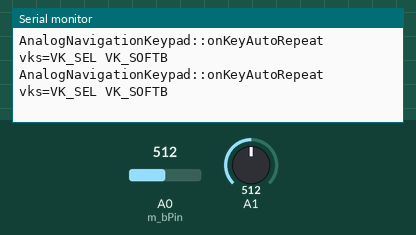
Recording of a sketch running on a simulated Arduino Leonardo, built with avr-gcc and run on an emulated ATmega32U4. Shown: the last lines printed to the serial monitor. The inputs (shaded band) are chosen by the test bench; at power-on: A1 = 512, A0 (m_bPin) = 512.

Above: at 2.2 s.
2.3 s: A1 set to 836
At 4.37 s:
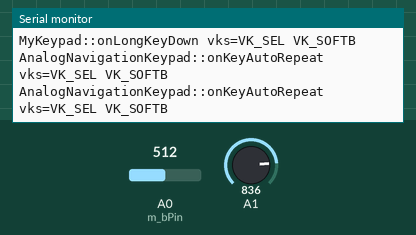
5.3 s: A1 set to 862
At 8.2 s:
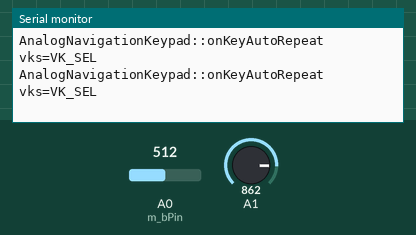
8.3 s: A0 (m_bPin) set to 940
9.8 s: A0 (m_bPin) set to 965
At 10.7 s:
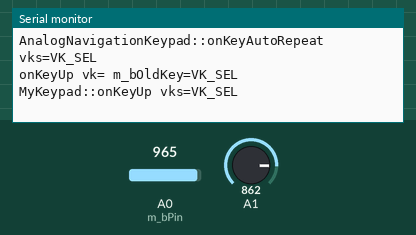

Measured:
- the behaviour switches between 852 and 853 on A1 (found by bisection; images 1 and 2)
- the behaviour switches between 950 and 951 on A0 (m_bPin) (found by bisection; images 2 and 3)
- after the input at 5.3 s, the serial monitor: prints a new line after 0.05 s (image 2)
- after the input at 9.8 s, the serial monitor: prints a new line at once (image 3)

The sketch:

AnalogNavigationKeyPad.ino
```cpp
#include "Trace.h"
#include "AnalogNavigationKeyPad.h"

class MyKeypad : public AnalogNavigationKeypad
{
public:
  MyKeypad(uint8_t bPin1, uint8_t bPin2) : AnalogNavigationKeypad(bPin1, bPin2) {}

  /** call backs */
  bool onKeyDown(uint8_t vks)
  {
    DEBUG_PRINT("MyKeypad::onKeyDown vks="); DEBUG_PRINTLN(getKeyNames(vks));
    return false;
  }
  bool onLongKeyDown(uint8_t vks)
  {
    DEBUG_PRINT("MyKeypad::onLongKeyDown vks="); DEBUG_PRINTLN(getKeyNames(vks));
    return false;
  }
  bool onKeyUp(uint8_t vks)
  {
    DEBUG_PRINT("MyKeypad::onKeyUp vks="); DEBUG_PRINTLN(getKeyNames(vks));
    return false;
  }

};

MyKeypad g_kp(A0, A1);


void setup()
{
  Serial.begin(115200);

  delay(1000);
  //while(!Serial)  ; // wait for serial port to connect. Needed for Leonardo only
  DEBUG_PRINTLN("AnalogNavigationKeypad test!");
}

void loop()
{
  unsigned long now = millis();
  g_kp.getAndDispatchKey(now);
  delay(1);
}
```

AnalogNavigationKeyPad.cpp
```cpp
#define NOTRACE 1
#include <Arduino.h>
#include "AnalogNavigationKeypad.h"
#include "Trace.h"

/**
 * Globals: simple analog keypad is connected to pins A1 and A2 so that,e.g. up and left could be pressed simultaneously
 */

static const char *getKeyNames(uint8_t vks)
{
  static char buf[40];
  buf[0] = '\0';
  if(vks & VK_UP)
    strcat(buf, "VK_UP ");
  if(vks & VK_DOWN)
    strcat(buf, "VK_DOWN ");
  if(vks & VK_LEFT)
    strcat(buf, "VK_LEFT ");
  if(vks & VK_RIGHT)
    strcat(buf, "VK_RIGHT ");
  if(vks & VK_SEL)
    strcat(buf, "VK_SEL ");
  if(vks & VK_SOFTA)
    strcat(buf, "VK_SOFTA ");
  if(vks & VK_SOFTB)
    strcat(buf, "VK_SOFTB ");
  return buf;
}


/*#ifndef  NODEBUG
static const char *getKeyName(uint8_t vk) {
  switch(vk) {
    case VK_NONE: return "VK_NONE";
    case VK_RIGHT: return "VK_RIGHT";
    case VK_UP: return "VK_UP";
    case VK_DOWN: return "VK_DOWN";
    case VK_LEFT: return "VK_LEFT";
    case VK_SEL: return "VK_SEL";
    case VK_SOFTA: return "VK_SOFTA";
    case VK_SOFTB: return "VK_SOFTB";
  }
  return "VK_???";
}
#endif*/

/**
 *  KeypadChannel class implementation
 */
/**
 * get one of VK_xxx
 * Values are 0, 512
 */
uint8_t KeypadChannel::getKey2(int16_t iReading)
{
  // 1st option for speed reasons since it will be the most likely result
  if(iReading > 760) { // 512 + 512/2
    //DEBUG_PRINTLN("Keypad::getKey2() => VK_NONE");
    return VK_NONE;
  }
  if(iReading < 256) { // 512/2
    //DEBUG_PRINTLN("Keypad::getKey2() => m_vk[0]");
    return m_vk[0];
  }
  //DEBUG_PRINTLN("Keypad::getKey2() => m_vk[1]");
  return m_vk[1];
}

/**
 * get one of VK_xxx
 * Values are 0, 341, 682
 * e.g. VK_UP, VK_DOWN, VK_SOFTB
 */
uint8_t KeypadChannel::getKey3(int16_t iReading)
{
  //DEBUG_PRINT("KeypadChannel::getKey3, iReading=0x"); DEBUG_PRINTHEX(iReading);
  // 1st option for speed reasons since it will be the most likely result
  if(iReading > 852) { // 682 + 341/2
    //DEBUG_PRINTLN(" => VK_NONE");
    return VK_NONE;
  }
  if(iReading < 170) { // 341/2
    //DEBUG_PRINTLN(" => m_vk[0]"); // 1
    return m_vk[0];
  }
  if(iReading < 511) { // 341 + 341/2
    //DEBUG_PRINTLN(" => m_vk[1]"); // 355
    return m_vk[1];
  }
  //DEBUG_PRINTLN(" => m_vk[2]"); // 680
  return m_vk[2];
}
/**
 *  get one of VK_xxx
 *  e.g. VK_RIGHT, VK_LEFT, VK_SEL, VK_SOFTA
 */
uint8_t KeypadChannel::getKey4(int16_t iReading)
{
  //DEBUG_PRINT("KeypadChannel::getKey4, iReading=0x"); DEBUG_PRINTHEX(iReading);
  // 1st option for speed reasons since it will be the most likely result
  if(iReading > 950) {
    //DEBUG_PRINTLN(" => VK_NONE");
    return VK_NONE;
  }
  if(iReading < 76) {
    //DEBUG_PRINTLN(" => m_vk[0]"); // 0
    return m_vk[0];
  }
  if(iReading < 352) { // (223+481)/2 = 352
    //DEBUG_PRINTLN(" => m_vk[1]"); // 223
    return m_vk[1];
  }
  if(iReading < 618) { // (481+755)/2 = 618
    //DEBUG_PRINTLN(" => m_vk[2]"); // 481
    return m_vk[2];
  }
  //DEBUG_PRINTLN(" => m_vk[3]"); // 755
  return m_vk[3];
}

/**
 * get one of VK_xxx
 */
uint8_t KeypadChannel::getKey()
{
  //analogRead(m_bPin);                     // switch the channel to m_bPin and hold for 104µs
  int adc_key_in = analogRead(m_bPin);    // read the value from the sensor
  // 1st option for speed reasons since it will be the most likely result
  if(adc_key_in > 950) {
    //DEBUG_PRINTLN("Keypad::getKey() => VK_NONE");
    return VK_NONE;
  }
  //DEBUG_PRINT("analogRead(m_bPin="); DEBUG_PRINTDEC(m_bPin); DEBUG_PRINT(") =>"); DEBUG_PRINTDEC(adc_key_in); DEBUG_PRINTLN("");
  switch(m_uKeys)
  {
    case 2:
      return getKey2(adc_key_in);
    case 3:
      return getKey3(adc_key_in);
    case 4:
      return getKey4(adc_key_in);
    default:
      DEBUG_PRINTLN("KeypadChannel::getKey() wrong m_uKeys");
  }
  return VK_NONE;
}

bool KeypadChannel::getAndDispatchKey(unsigned long ulNow, AnalogNavigationKeypad *p, uint8_t uKeyOtherChannel)
{
  // get out if we are bouncing!
  if(ulNow < m_ulBounceSubsided)
    return false;

  bool bRes = false;
  uint8_t vk = getKey();
  if(vk == m_bOldKey)
  {
    if(vk == VK_NONE)
    {
      if(!p->isUserLongInactive(ulNow))
        return false;
      bRes = p->onUserInActivity(ulNow);
      p->onUserActivity(ulNow);
      return bRes;

    }
    // fire auto repeat logic here
    if((m_ulToFireAutoRepeat == 0) || (ulNow < m_ulToFireAutoRepeat))
    {
      ;
    }
    else
    {
      m_ulToFireAutoRepeat = ulNow + s_iAutoRepeatDelay;
      //DEBUG_PRINT("onKeyAutoRepeat vk="); DEBUG_PRINT(getKeyName(vk)); DEBUG_PRINTLN("");
      bRes = p->onKeyAutoRepeat(vk|uKeyOtherChannel);
    }
    // fire long key logic here
    if((m_ulToFireLongKey == 0) || (ulNow < m_ulToFireLongKey))
      return bRes;
    m_ulToFireLongKey = 0;
    DEBUG_PRINT("onLongKeyDown vk="); DEBUG_PRINT(getKeyNames(vk)); DEBUG_PRINTLN("");
    return p->onLongKeyDown(vk|uKeyOtherChannel) || bRes;
  }
  // vk != m_cOldKey
  if(m_ulBounceSubsided == 0) {
    m_ulBounceSubsided = ulNow + s_iDebounceDelay;
    return false;
  }
  if(m_bOldKey == VK_NONE)
  {
    m_ulToFireLongKey = ulNow + s_iLongKeyDelay;
    m_ulToFireAutoRepeat = ulNow + s_iAutoRepeatDelay;
    m_ulBounceSubsided = 0;
    DEBUG_PRINT("onKeyDown vk="); DEBUG_PRINT(getKeyNames(vk)); DEBUG_PRINT(" m_bOldKey="); DEBUG_PRINT(getKeyNames(m_bOldKey)); DEBUG_PRINTLN("");
    bRes = p->onKeyDown(vk|uKeyOtherChannel);
    p->onUserActivity(ulNow);
  }
  else if(vk != VK_NONE)
  {
    // ignore transients!
    return false;
  }
  else
  {
    m_ulToFireAutoRepeat = m_ulToFireLongKey = m_ulBounceSubsided = 0;
    DEBUG_PRINT("onKeyUp vk="); DEBUG_PRINT(getKeyNames(vk)); DEBUG_PRINT(" m_bOldKey="); DEBUG_PRINT(getKeyNames(m_bOldKey)); DEBUG_PRINTLN("");
    bRes = p->onKeyUp(m_bOldKey|uKeyOtherChannel);
    p->onUserActivity(ulNow);
  }
  m_bOldKey = vk;
  return bRes;
}

/**
 *  AnalogNavigationKeypad class implementation
 */
AnalogNavigationKeypad::AnalogNavigationKeypad(uint8_t bPin1, uint8_t bPin2) :
  m_ulToFireInactivity(s_ulInactivityDelay)
{
  static uint8_t Keys1[] = {VK_RIGHT, VK_LEFT, VK_SEL, VK_SOFTA}; // this reflects PCB connections
  static uint8_t Keys2[] = {VK_UP, VK_DOWN, VK_SOFTB};            // this reflects PCB connections

  m_ch[0].m_bPin = bPin1;
  m_ch[0].m_vk = Keys1;
  m_ch[0].m_uKeys = sizeof(Keys1)/sizeof(Keys1[0]);
  m_ch[1].m_bPin = bPin2;
  m_ch[1].m_vk = Keys2;
  m_ch[1].m_uKeys = sizeof(Keys2)/sizeof(Keys2[0]);
}

bool AnalogNavigationKeypad::getAndDispatchKey(unsigned long now)
{
  static uint16_t i = 0;
  if(i >= sizeof(m_ch)/sizeof(m_ch[0]))
    i = 0;
  uint8_t uKeyOtherChannel = (i == 0) ? m_ch[1].m_bOldKey : m_ch[0].m_bOldKey;
  return m_ch[i++].getAndDispatchKey(now, this, uKeyOtherChannel);
}

/**
 *  For visualization only
 */
const char *AnalogNavigationKeypad::getKeyNames(uint8_t vks)
{
  return ::getKeyNames(vks);
}

bool AnalogNavigationKeypad::onUserInActivity(unsigned long ulNow)
{
  DEBUG_PRINT("AnalogNavigationKeypad::onUserInActivity ulNow="); DEBUG_PRINTDEC(ulNow); DEBUG_PRINTLN("");
  return false;
}

bool AnalogNavigationKeypad::onKeyAutoRepeat(uint8_t vks)
{
  DEBUG_PRINT("AnalogNavigationKeypad::onKeyAutoRepeat vks="); DEBUG_PRINTLN(getKeyNames(vks));
  return false;
}

bool AnalogNavigationKeypad::onKeyDown(uint8_t vks)
{
  DEBUG_PRINT("AnalogNavigationKeypad::onKeyDown vks="); DEBUG_PRINTLN(getKeyNames(vks));
  return false;
}

bool AnalogNavigationKeypad::onLongKeyDown(uint8_t vks)
{
  DEBUG_PRINT("AnalogNavigationKeypad::onLongKeyDown vks="); DEBUG_PRINTLN(getKeyNames(vks));
  return false;
}

bool AnalogNavigationKeypad::onKeyUp(uint8_t vks)
{
  DEBUG_PRINT("AnalogNavigationKeypad::onKeyUp vks="); DEBUG_PRINTLN(getKeyNames(vks));
  return false;
}
```

AnalogNavigationKeyPad.h
```cpp
#ifndef AnalogNavigationKeypad_h
#define AnalogNavigationKeypad_h

/********************************************************************************************/
/*                                                                                          */
/* To ensure that two keys can be used simultaneously, two analog inputs are used.          */
/*                                                                                          */
/* Alex Sokolsky, 5/2015-1/2017                                                             */
/*                                                                                          */
/********************************************************************************************/

//#include <Arduino.h>

/** define some values for button (key) scan codes */
const uint8_t VK_NONE  = 0;
const uint8_t VK_RIGHT = 1;
const uint8_t VK_LEFT  = 2;
const uint8_t VK_UP    = 4;
const uint8_t VK_DOWN  = 8;
const uint8_t VK_SEL   = 16;
/** Custom context specific soft buttons */
const uint8_t VK_SOFTA = 32;
const uint8_t VK_SOFTB = 64;

class AnalogNavigationKeypad;

/** Low level class important for implementation only - ignore it but do not modify it. */
class KeypadChannel
{
  /** delay in ms to debounce */
  const int s_iDebounceDelay = 50;
  /** delay in ms to autorepeat */
  const int s_iAutoRepeatDelay = 500;
  /** delay in ms before the long key is fired */
  const int s_iLongKeyDelay = 3000;

public:
  KeypadChannel(){}

  /** Analog pin from which we are reading */
  uint8_t m_bPin = 0;
  /** when to fire long key */
  unsigned long m_ulToFireLongKey = 0;
  /** when to fire key auto repeat */
  unsigned long m_ulToFireAutoRepeat = 0;
  /** when bouncing subsides */
  unsigned long m_ulBounceSubsided = 0;
  /**
   *  an array of scan codes to generate when one of keys is pressed
   *  e.g. [Up, Down]
   *  e.g. [Right, Left, Sel]
   *  or [Right, Left, Sel, A] [Up, Down, None, B]
   */
  uint8_t *m_vk;
  /** size of the array pointed to by m_vk */
  uint8_t m_uKeys = 0;

  /** get one of VK_xxx */
  uint8_t getKey();

  uint8_t m_bOldKey = VK_NONE;

  bool getAndDispatchKey(unsigned long ulNow, AnalogNavigationKeypad *p, uint8_t uKeyOtherChannel);

protected:
  /** get one of VK_xxx */
  uint8_t getKey2(int16_t iReading);
  /** get one of VK_xxx */
  uint8_t getKey3(int16_t iReading);
  /** get one of VK_xxx */
  uint8_t getKey4(int16_t iReading);

};

/**
 * Main interface class for an analog keyboard as used in a common LCD & keypad Arduino shield.
 * Such a keyboard is just a voltage divider connected to a single analog inpup pin.
 * Provides for debounce which is important on fast muCPUs, e.g. Teensy.
 * Now also with provision to handle simultaneous button presses
 * as long as those buttons sit on separate channels conencted to different analog pins.
 *
 */
class AnalogNavigationKeypad
{
public:
  /** keypad is connected to thees analog input pins */
  AnalogNavigationKeypad(uint8_t bPin1, uint8_t bPin2);

  /** call backs.  derive a class and overwrite those */
  virtual bool onUserInActivity(unsigned long ulNow);
  virtual bool onKeyAutoRepeat(uint8_t vks);
  virtual bool onKeyDown(uint8_t vks);
  virtual bool onLongKeyDown(uint8_t vks);
  virtual bool onKeyUp(uint8_t vks);


  /**
   *  Call this from the main loop passing to it the result of millis();
   *  It will call
   *         onKeyDown(uint8_t vk);
   *         onKeyAutoRepeat(uint8_t vk);
   *         onLongKeyDown(uint8_t vk);
   *         onKeyUp(uint8_t vk);
   *  Returns: true if key was dispatched and processed (then screen redraw is needed!), false otherwise.
   */
  bool getAndDispatchKey(unsigned long ulNow);

  bool isUserLongInactive(unsigned long ulNow)
  {
    return (ulNow > m_ulToFireInactivity);
  }

  /**
   * Delay inactivity notification.  This one is called by KeypadChannel.
   * User does NOT have to call it.
   */
  void onUserActivity(unsigned long ulNow)
  {
    m_ulToFireInactivity = ulNow + s_ulInactivityDelay;
  }

protected:
  /** get readable names of the keyes pressed */
  const char *getKeyNames(uint8_t vks);

  /** when inactivity timeout will happen */
  unsigned long m_ulToFireInactivity = 0;
  /** inactivity timeout in milliseconds */
  const unsigned long s_ulInactivityDelay = 10000;

  /** to ensure that multiple keys can be read at the same time... */
  KeypadChannel m_ch[2];
};

#endif
```

Trace.h
```cpp
/**
 * DEBUG utils
 */
#ifndef TRACE_h
#define TRACE_h

#ifndef NOTRACE
#define DEBUG 1
#endif

#ifdef DEBUG
  #define DEBUG_PRINT(x)    Serial.print(x)
  #define DEBUG_PRINTDEC(x) Serial.print(x, DEC)
  #define DEBUG_PRINTHEX(x) Serial.print(x, HEX)
  #define DEBUG_PRINTLN(x)  Serial.println(x)
#else
  #define DEBUG_PRINT(x)
  #define DEBUG_PRINTDEC(x)
  #define DEBUG_PRINTHEX(x)
  #define DEBUG_PRINTLN(x)
#endif

#endif //TRACE_h
```
